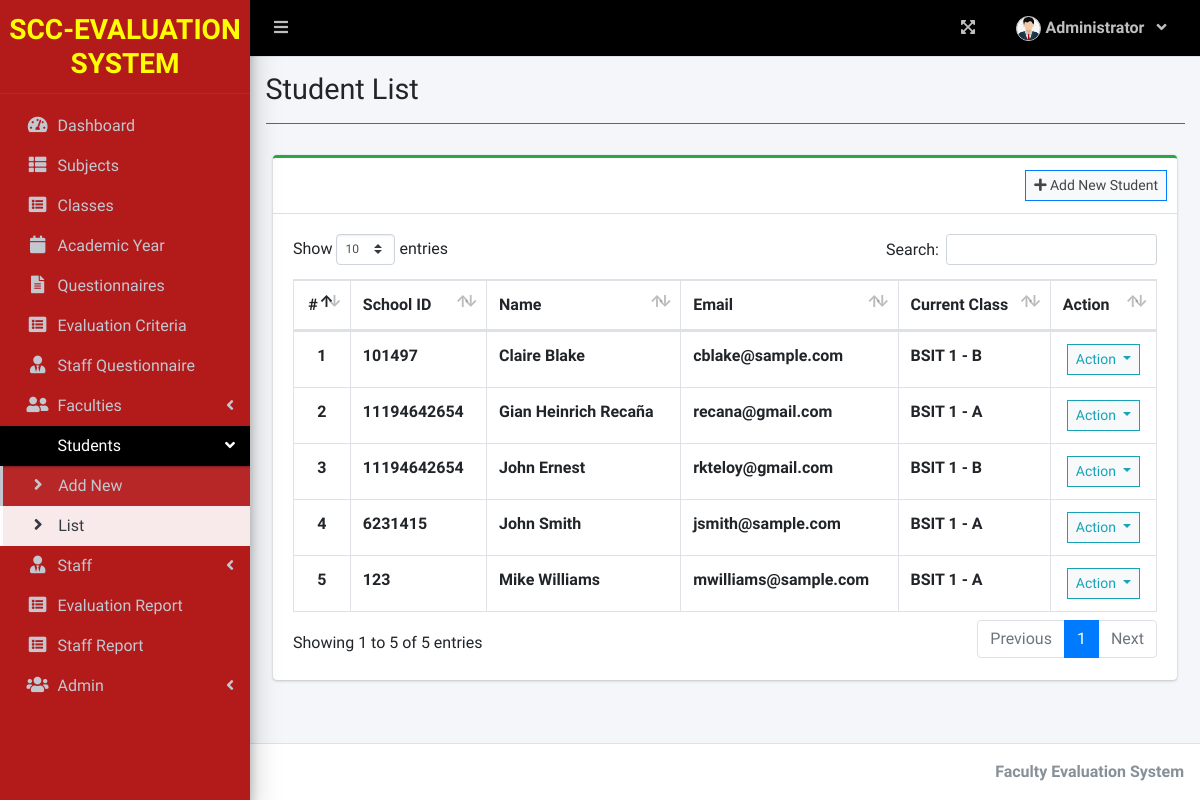
The app's page /index.php?page=student_list (signed in) with its own data.
### tables this page shows
CREATE TABLE `student_list` (
  `id` int(30) NOT NULL,
  `school_id` varchar(100) NOT NULL,
  `firstname` varchar(200) NOT NULL,
  `lastname` varchar(200) NOT NULL,
  `email` varchar(200) NOT NULL,
  `password` text NOT NULL,
  `class_id` int(30) NOT NULL,
  `avatar` text NOT NULL DEFAULT 'no-image-available.png',
  `date_created` datetime NOT NULL DEFAULT current_timestamp()
);

### admin/student_list.php (the view, shortened to what this page needs)
<?php include'db_connect.php' ?>
<div class="col-lg-12">
	<div class="card card-outline card-success">
		<div class="card-header">
			<div class="card-tools">
				<a class="btn btn-block btn-sm btn-default btn-flat border-primary" href="./index.php?page=new_student"><i class="fa fa-plus"></i> Add New Student</a>
			</div>
		</div>
		<div class="card-body">
			<table class="table tabe-hover table-bordered" id="list">
				<thead>
					<tr>
						<th class="text-center">#</th>
						<th>School ID</th>
						<th>Name</th>
						<th>Email</th>
						<th>Current Class</th>
						<th>Action</th>
					</tr>
				</thead>
				<tbody>
					<?php
					$i = 1;
					$class= array();
					$classes = $conn->query("SELECT id,concat(curriculum,' ',level,' - ',section) as `class` FROM class_list");
					while($row=$classes->fetch_assoc()){
						$class[$row['id']] = $row['class'];
					}
					$qry = $conn->query("SELECT *,concat(firstname,' ',lastname) as name FROM student_list order by concat(firstname,' ',lastname) asc");
					while($row= $qry->fetch_assoc()):
					?>
					<tr>
						<th class="text-center"><?php echo $i++ ?></th>
						<td><b><?php echo $row['school_id'] ?></b></td>
						<td><b><?php echo ucwords($row['name']) ?></b></td>
						<td><b><?php echo $row['email'] ?></b></td>
						<td><b><?php echo isset($class[$row['class_id']]) ? $class[$row['class_id']] : "N/A" ?></b></td>
						<td class="text-center">
							<button type="button" class="btn btn-default btn-sm btn-flat border-info wave-effect text-info dropdown-toggle" data-toggle="dropdown" aria-expanded="true">
		                      Action
		                    </button>
						</td>
					</tr>
				<?php endwhile; ?>
				</tbody>
			</table>
		</div>
	</div>
</div>

### records on screen
student_list: school "101497", name "Claire Blake", email "cblake@sample.com", class "BSIT 1 - B"
student_list: school "11194642654", name "Gian Heinrich Recaña", email "recana@gmail.com", class "BSIT 1 - A"
student_list: school "11194642654", name "John Ernest", email "rkteloy@gmail.com", class "BSIT 1 - B"
student_list: school "6231415", name "John Smith", email "jsmith@sample.com", class "BSIT 1 - A"
student_list: school "123", name "Mike Williams", email "mwilliams@sample.com", class "BSIT 1 - A"

### other values on screen
$_SESSION['login_firstname'] "Administrator"
$title "Student List"
$_SESSION['system']['name'] "Faculty Evaluation System"
